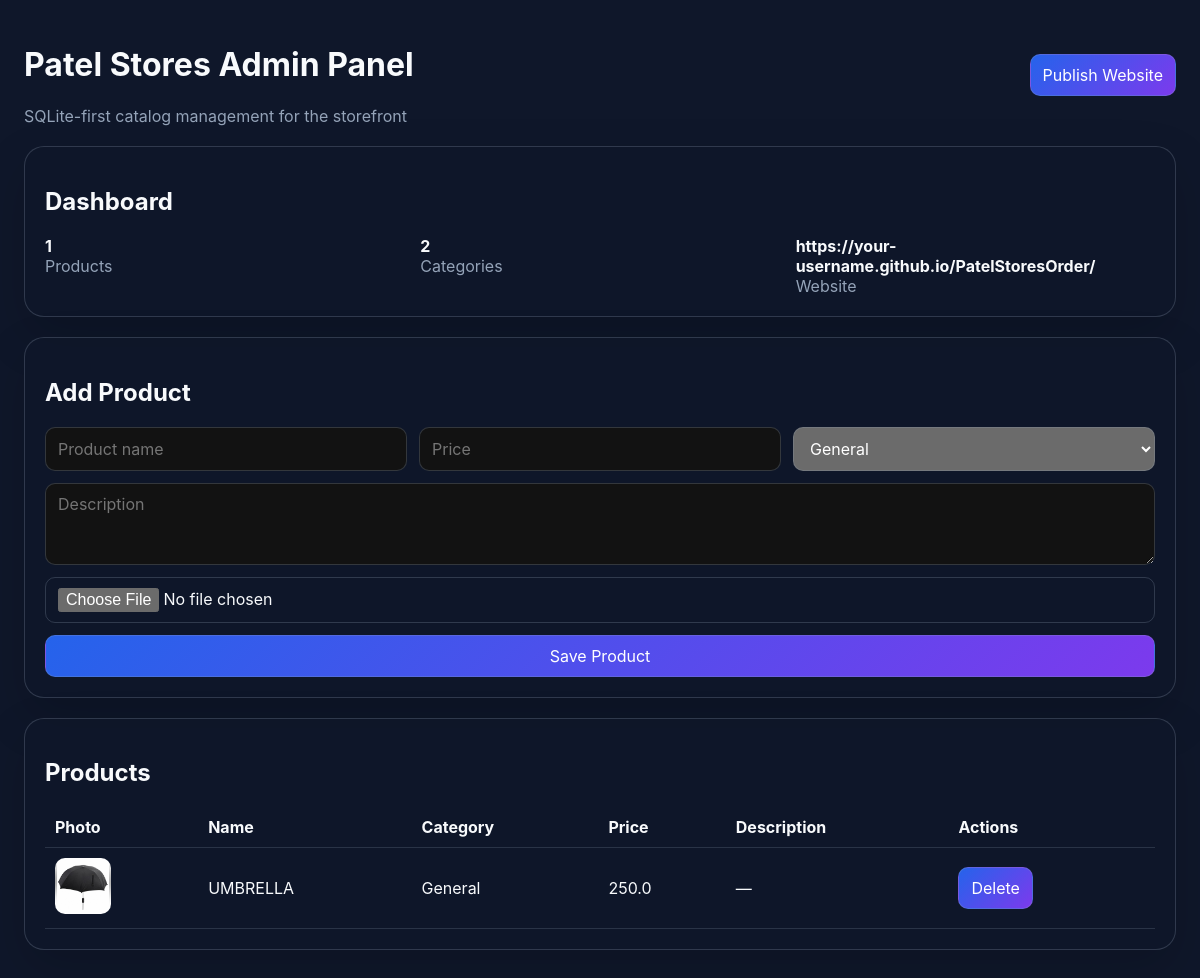
The page / on the database its author committed.
### tables this page shows
CREATE TABLE settings (
                id INTEGER PRIMARY KEY AUTOINCREMENT,
                github_repo TEXT,
                branch TEXT,
                website_url TEXT,
                images_folder TEXT,
                backup_folder TEXT
            , commit_message TEXT DEFAULT "Update catalog", website_folder TEXT DEFAULT ".", database_path TEXT DEFAULT "patelstores.db", theme TEXT DEFAULT "dark");

CREATE TABLE products (
                id INTEGER PRIMARY KEY AUTOINCREMENT,
                product_name TEXT,
                category TEXT,
                price REAL,
                description TEXT,
                image TEXT,
                created_at TEXT,
                updated_at TEXT
            , purchase_price REAL DEFAULT 0, selling_price REAL DEFAULT 0, wholesale_price REAL DEFAULT 0, barcode TEXT DEFAULT "", gst REAL DEFAULT 0, hsn TEXT DEFAULT "", stock REAL DEFAULT 0, min_stock REAL DEFAULT 0);

### admin/app.py (the view)
@app.route('/')
def index():
    return render_template('index.html', products=list_products(), categories=list_categories(), settings=get_settings())

### admin/database/db.py (called while the page is built)
def get_connection():
    connection = sqlite3.connect(DB_PATH)
    connection.row_factory = sqlite3.Row
    return connection

### admin/services/catalog.py (called while the page is built)
def normalize_image_value(image_value: Optional[str]) -> str:
    if not image_value:
        return ''
    path = str(image_value).strip()
    if path.startswith('images/'):
        path = path.split('/', 1)[1]
    return Path(path).name

def get_catalog_image_path(image_value: Optional[str]) -> str:
    file_name = normalize_image_value(image_value)
    if not file_name:
        return 'images/placeholder.png'
    return f'images/{file_name}'

def _row_to_product(row) -> Dict:
    product = dict(row)
    product['image_path'] = get_catalog_image_path(product.get('image'))
    return product

def list_categories(search: str = '') -> List[Dict]:
    connection = get_connection()
    try:
        if search:
            rows = connection.execute(
                'SELECT * FROM categories WHERE category_name LIKE ? ORDER BY category_name COLLATE NOCASE ASC',
                (f'%{search}%',),
            ).fetchall()
        else:
            rows = connection.execute(
                'SELECT * FROM categories ORDER BY category_name COLLATE NOCASE ASC'
            ).fetchall()
        return [dict(row) for row in rows]
    finally:
        connection.close()

def get_settings() -> Dict:
    connection = get_connection()
    try:
        row = connection.execute('SELECT * FROM settings ORDER BY id DESC LIMIT 1').fetchone()
        if row:
            return dict(row)
        return {}
    finally:
        connection.close()

### admin/templates/index.html (shortened to what this page needs)
<!doctype html>
<html lang="en">
  <head>
  </head>
  <body>
    <div class="container">
      <div class="topbar">
        <div>
          <h1>Patel Stores Admin Panel</h1>
          <div class="muted">SQLite-first catalog management for the storefront</div>
        </div>
        <button onclick="window.location='/publish'">Publish Website</button>
      </div>
      <div class="card">
        <h2>Dashboard</h2>
        <div class="grid">
          <div><strong>{{ products|length }}</strong><div class="muted">Products</div></div>
          <div><strong>{{ categories|length }}</strong><div class="muted">Categories</div></div>
          <div><strong>{{ settings.get('website_url', '') or 'Not set' }}</strong><div class="muted">Website</div></div>
        </div>
      </div>
      <div class="card">
        <h2>Add Product</h2>
        <form action="/api/products" method="post" enctype="multipart/form-data">
          <div class="row">
            <input name="product_name" placeholder="Product name" required>
            <input name="price" type="number" step="0.01" placeholder="Price" required>
            <select name="category">
              {% for category in categories %}
              <option value="{{ category.category_name }}">{{ category.category_name }}</option>
              {% endfor %}
            </select>
          </div>
          <textarea name="description" rows="3" placeholder="Description"></textarea>
          <input type="file" name="image" accept="image/*">
          <button type="submit">Save Product</button>
        </form>
      </div>
      <div class="card">
        <h2>Products</h2>
        <table>
          <thead>
            <tr><th>Photo</th><th>Name</th><th>Category</th><th>Price</th><th>Description</th><th>Actions</th></tr>
          </thead>
          <tbody>
            {% for product in products %}
            <tr>
              <td>{% if product.image %}<img src="/{{ product.image }}" alt="" style="width:56px;height:56px;object-fit:cover;border-radius:10px;">{% else %}—{% endif %}</td>
              <td>{{ product.product_name }}</td>
              <td>{{ product.category }}</td>
              <td>{{ product.price }}</td>
              <td>{{ product.description or '—' }}</td>
              <td class="actions">
                <button onclick="fetch('/api/products/{{ product.id }}', {method:'DELETE'}).then(() => location.reload())">Delete</button>
              </td>
            </tr>
            {% endfor %}
          </tbody>
        </table>
      </div>
    </div>
  </body>
</html>

### admin/templates/index.html (style rules this page uses)
:root { color-scheme: dark; font-family: Inter, Segoe UI, sans-serif; }
body { margin: 0; background: #0f172a; color: #f8fafc; }
.container { max-width: 1200px; margin: 0 auto; padding: 24px; }
.card { background: rgba(15,23,42,.9); border: 1px solid rgba(148,163,184,.25); border-radius: 20px; padding: 20px; box-shadow: 0 20px 50px rgba(0,0,0,.15); margin-bottom: 20px; }
.topbar { display: flex; justify-content: space-between; align-items: center; margin-bottom: 20px; }
button, input, select, textarea { font: inherit; border-radius: 10px; border: 1px solid rgba(148,163,184,.25); padding: 10px 12px; }
button { background: linear-gradient(135deg, #2563eb, #7c3aed); color: white; cursor: pointer; }
.grid { display: grid; gap: 16px; grid-template-columns: repeat(auto-fit, minmax(240px, 1fr)); }
table { width: 100%; border-collapse: collapse; }
th, td { text-align: left; padding: 10px; border-bottom: 1px solid rgba(148,163,184,.2); }
.muted { color: #94a3b8; }
.actions button { margin-right: 8px; }
form { display: grid; gap: 12px; }
.row { display: grid; gap: 12px; grid-template-columns: repeat(auto-fit, minmax(180px, 1fr)); }

### rows shown on the page
settings: website_url "https://your-username.github.io/PatelStoresOrder/"
products: image (picture), product_name "UMBRELLA", category "General", price "250.0", description "—"

### other values the page prints
{{ products|length }} "1"
{{ categories|length }} "2"
form field category "General"
